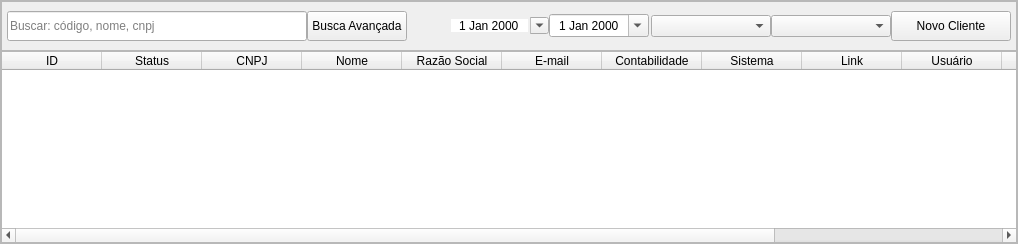
                      <widget class="QFrame" name="frm_table_cliente">
                       <property name="frameShape">
                        <enum>QFrame::Shape::StyledPanel</enum>
                       </property>
                       <property name="frameShadow">
                        <enum>QFrame::Shadow::Raised</enum>
                       </property>
                       <layout class="QVBoxLayout" name="verticalLayout_11">
                        <property name="spacing">
                         <number>0</number>
                        </property>
                        <property name="leftMargin">
                         <number>0</number>
                        </property>
                        <property name="topMargin">
                         <number>0</number>
                        </property>
                        <property name="rightMargin">
                         <number>0</number>
                        </property>
                        <property name="bottomMargin">
                         <number>0</number>
                        </property>
                        <item>
                         <widget class="QFrame" name="frm_filtros_cliente">
                          <property name="minimumSize">
                           <size>
                            <width>0</width>
                            <height>50</height>
                           </size>
                          </property>
                          <property name="maximumSize">
                           <size>
                            <width>16777215</width>
                            <height>50</height>
                           </size>
                          </property>
                          <property name="frameShape">
                           <enum>QFrame::Shape::StyledPanel</enum>
                          </property>
                          <property name="frameShadow">
                           <enum>QFrame::Shadow::Raised</enum>
                          </property>
                          <layout class="QHBoxLayout" name="horizontalLayout_13">
                           <property name="spacing">
                            <number>2</number>
                           </property>
                           <property name="leftMargin">
                            <number>5</number>
                           </property>
                           <property name="topMargin">
                            <number>2</number>
                           </property>
                           <property name="rightMargin">
                            <number>5</number>
                           </property>
                           <property name="bottomMargin">
                            <number>2</number>
                           </property>
                           <item>
                            <layout class="QHBoxLayout" name="horizontalLayout_7">
                             <property name="spacing">
                              <number>0</number>
                             </property>
                             <item alignment="Qt::AlignmentFlag::AlignLeft">
                              <widget class="QLineEdit" name="txt_buscar_cliente">
                               <property name="minimumSize">
                                <size>
                                 <width>300</width>
                                 <height>30</height>
                                </size>
                               </property>
                               <property name="maximumSize">
                                <size>
                                 <width>300</width>
                                 <height>30</height>
                                </size>
                               </property>
                               <property name="frame">
                                <bool>true</bool>
                               </property>
                               <property name="placeholderText">
                                <string>Buscar: código, nome, cnpj</string>
                               </property>
                              </widget>
                             </item>
                             <item alignment="Qt::AlignmentFlag::AlignLeft">
                              <widget class="QPushButton" name="btn_busca_avancada_cliente">
                               <property name="minimumSize">
                                <size>
                                 <width>100</width>
                                 <height>30</height>
                                </size>
                               </property>
                               <property name="maximumSize">
                                <size>
                                 <width>100</width>
                                 <height>30</height>
                                </size>
                               </property>
                               <property name="text">
                                <string>Busca Avançada</string>
                               </property>
                              </widget>
                             </item>
                            </layout>
                           </item>
                           <item>
                            <spacer name="horizontalSpacer_3">
                             <property name="orientation">
                              <enum>Qt::Orientation::Horizontal</enum>
                             </property>
                             <property name="sizeHint" stdset="0">
                              <size>
                               <width>40</width>
                               <height>20</height>
                              </size>
                             </property>
                            </spacer>
                           </item>
                           <item>
                            <layout class="QHBoxLayout" name="horizontalLayout_11">
                             <property name="spacing">
                              <number>0</number>
                             </property>
                             <item>
                              <widget class="QDateEdit" name="data_filtro_inicio_cliente">
                               <property name="minimumSize">
                                <size>
                                 <width>100</width>
                                 <height>0</height>
                                </size>
                               </property>
                               <property name="maximumSize">
                                <size>
                                 <width>100</width>
                                 <height>16777215</height>
                                </size>
                               </property>
                               <property name="frame">
                                <bool>false</bool>
                               </property>
                               <property name="alignment">
                                <set>Qt::AlignmentFlag::AlignCenter</set>
                               </property>
                               <property name="readOnly">
                                <bool>false</bool>
                               </property>
                               <property name="buttonSymbols">
                                <enum>QAbstractSpinBox::ButtonSymbols::NoButtons</enum>
                               </property>
                               <property name="specialValueText">
                                <string>Data inicio</string>
                               </property>
                               <property name="minimumDateTime">
                                <datetime>
                                 <hour>0</hour>
                                 <minute>0</minute>
                                 <second>0</second>
                                 <year>1752</year>
                                 <month>9</month>
                                 <day>16</day>
                                </datetime>
                               </property>
                               <property name="calendarPopup">
                                <bool>true</bool>
                               </property>
                               <property name="timeSpec">
                                <enum>Qt::TimeSpec::LocalTime</enum>
                               </property>
                              </widget>
                             </item>
                             <item>
                              <widget class="QDateEdit" name="data_filtro_fim_cliente">
                               <property name="minimumSize">
                                <size>
                                 <width>100</width>
                                 <height>0</height>
                                </size>
                               </property>
                               <property name="maximumSize">
                                <size>
                                 <width>100</width>
                                 <height>16777215</height>
                                </size>
                               </property>
                               <property name="wrapping">
                                <bool>false</bool>
                               </property>
                               <property name="alignment">
                                <set>Qt::AlignmentFlag::AlignCenter</set>
                               </property>
                               <property name="buttonSymbols">
                                <enum>QAbstractSpinBox::ButtonSymbols::NoButtons</enum>
                               </property>
                               <property name="specialValueText">
                                <string>Data fim</string>
                               </property>
                               <property name="calendarPopup">
                                <bool>true</bool>
                               </property>
                              </widget>
                             </item>
                            </layout>
                           </item>
                           <item>
                            <layout class="QHBoxLayout" name="horizontalLayout_12">
                             <property name="spacing">
                              <number>0</number>
                             </property>
                             <item>
                              <widget class="QComboBox" name="combo_filtro_statusEnvio">
                               <property name="minimumSize">
                                <size>
                                 <width>120</width>
                                 <height>0</height>
                                </size>
                               </property>
                               <property name="maximumSize">
                                <size>
                                 <width>120</width>
                                 <height>16777215</height>
                                </size>
                               </property>
                               <property name="placeholderText">
                                <string>Status envio</string>
                               </property>
                              </widget>
                             </item>
                             <item>
                              <widget class="QComboBox" name="combo_filtro_contador">
                               <property name="minimumSize">
                                <size>
                                 <width>120</width>
                                 <height>0</height>
                                </size>
                               </property>
                               <property name="maximumSize">
                                <size>
                                 <width>120</width>
                                 <height>16777215</height>
                                </size>
                               </property>
                               <property name="placeholderText">
                                <string>Contabilidade</string>
                               </property>
                               <property name="duplicatesEnabled">
                                <bool>false</bool>
                               </property>
                              </widget>
                             </item>
                             <item>
                              <widget class="QPushButton" name="btn_novo_cliente">
                               <property name="minimumSize">
                                <size>
                                 <width>120</width>
                                 <height>30</height>
                                </size>
                               </property>
                               <property name="maximumSize">
                                <size>
                                 <width>120</width>
                                 <height>30</height>
                                </size>
                               </property>
                               <property name="text">
                                <string>Novo Cliente</string>
                               </property>
                              </widget>
                             </item>
                            </layout>
                           </item>
                          </layout>
                         </widget>
                        </item>
                        <item>
                         <widget class="QTableWidget" name="table_clientes">
                          <attribute name="verticalHeaderVisible">
                           <bool>false</bool>
                          </attribute>
                          <column>
                           <property name="text">
                            <string>ID</string>
                           </property>
                          </column>
                          <column>
                           <property name="text">
                            <string>Status</string>
                           </property>
                          </column>
                          <column>
                           <property name="text">
                            <string>CNPJ</string>
                           </property>
                          </column>
                          <column>
                           <property name="text">
                            <string>Nome</string>
                           </property>
                          </column>
                          <column>
                           <property name="text">
                            <string>Razão Social</string>
                           </property>
                          </column>
                          <column>
                           <property name="text">
                            <string>E-mail</string>
                           </property>
                          </column>
                          <column>
                           <property name="text">
                            <string>Contabilidade</string>
                           </property>
                          </column>
                          <column>
                           <property name="text">
                            <string>Sistema</string>
                           </property>
                          </column>
                          <column>
                           <property name="text">
                            <string>Link</string>
                           </property>
                          </column>
                          <column>
                           <property name="text">
                            <string>Usuário</string>
                           </property>
                          </column>
                          <column>
                           <property name="text">
                            <string>Senha</string>
                           </property>
                          </column>
                          <column>
                           <property name="text">
                            <string>Data Ult. Envio</string>
                           </property>
                          </column>
                          <column>
                           <property name="text">
                            <string>Ações</string>
                           </property>
                          </column>
                         </widget>
                        </item>
                       </layout>
                      </widget>
